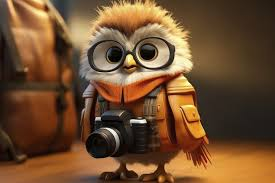
#> input picture image.png, 275 x 183 px, found by its file name
$ jupyter execute assignment1.ipynb
#> lines starting #> are read from the running program, lines starting #| are printed output that depends on the picture
[cell 1]
import cv2
import matplotlib.pyplot as plt

img1 = cv2.imread(r'D:\kathan\python_codes\7th sem\CV lab\Comuter-Vision-Lab\image.png')
#> img1 is the input picture: shape (183, 275, 3); mean B, G, R 47.6, 78.1, 112.4
plt.imshow(img1)

image_type = type(img1)
shape = img1.shape
#> shape = (183, 275, 3)
img_height = shape[0]
#> img_height = 183
img_width = shape[1]
#> img_width = 275
channels= shape[2]
#> channels = 3
data_type = img1.dtype
size = img1.size
#> size = 150975
min_pixel_val = img1.min()
#> min_pixel_val = 0
max_pixel_val = img1.max()
#> max_pixel_val = 255
print("image type:",image_type)
print("imgage shape:",shape)
#| imgage shape: (183, 275, 3)
print('Image height:',img_height)
#| Image height: 183
print('image width', img_width)
#| image width 275
print("no of channels",channels )
#| no of channels 3
print("data type", data_type)
#| data type uint8
print("image size", size)
#| image size 150975
print("minimum pixel value", min_pixel_val)
#| minimum pixel value 0
print("maximum pixel value", max_pixel_val)
#| maximum pixel value 255


#split into channel

b,g,r = cv2.split(img1)
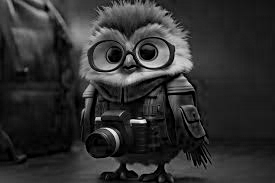
#> b: shape (183, 275); min 0, max 248, mean 47.6
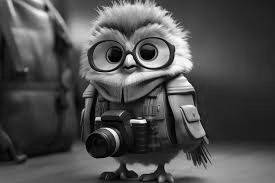
#> g: shape (183, 275); min 0, max 255, mean 78.1
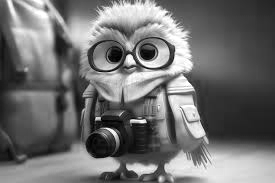
#> r: shape (183, 275); min 0, max 255, mean 112.4
print("blue channel shape", b.shape)
#| blue channel shape (183, 275)

print("Green channel shape:", g.shape)
#| Green channel shape: (183, 275)
print("Red channel shape:", r.shape)
#| Red channel shape: (183, 275)

# Average pixel value per channel
mean_bgr = cv2.mean(img1)
#> mean_bgr = (47.63, 78.14, 112.4, 0)
print("\n=== Mean Pixel Values ===")
print(f"Mean Blue: {mean_bgr[0]:.2f}")
#| Mean Blue: 47.63
print(f"Mean Green: {mean_bgr[1]:.2f}")
#| Mean Green: 78.14
print(f"Mean Red: {mean_bgr[2]:.2f}")
#| Mean Red: 112.42

gray = cv2.cvtColor(img1, cv2.COLOR_BGR2GRAY)
min_val, max_val, min_loc, max_loc = cv2.minMaxLoc(gray)
#> min_val = 0; max_val = 254; min_loc = (116, 57); max_loc = (140, 120)
print("\n=== Min/Max in Grayscale ===")
print(f"Min value: {min_val} at location {min_loc}")
#| Min value: 0.0 at location (116, 57)
print(f"Max value: {max_val} at location {max_loc}")
#| Max value: 254.0 at location (140, 120)

[cell 2]
#converting image to new formate

img_rgb= cv2.cvtColor(img1, cv2.COLOR_BGR2RGB)
plt.imshow(img_rgb)
cv2.imwrite("converted image.jpg",img1 )
#> Out = True

[cell 3]
# croping image:
cropped_img = img_rgb[20:150, 100:400]
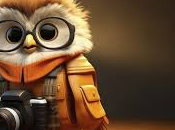
#> cropped_img: shape (130, 175, 3); mean R, G, B 103.3, 75.3, 49.2
plt.imshow(cropped_img)

[cell 4]
# thumbnailing image:

from PIL import Image

img2 = Image.open(r'D:\kathan\python_codes\7th sem\CV lab\Comuter-Vision-Lab\image.png')
img2.thumbnail((100,100))
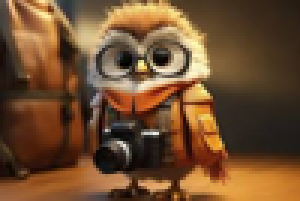
#> img2: PIL image 100x67 RGB (shown 3 times larger); mean R, G, B 112.4, 78.1, 47.6

plt.imshow(img2)

[cell 5]
# splitting into channels

plt.figure(figsize=(10,6))

plt.subplot(1,3,1)
plt.imshow(r, cmap="Reds")
plt.axis("off")
plt.subplot(1,3,2)
plt.imshow(g, "Greens")
plt.axis("off")
plt.subplot(1,3,3)
plt.imshow(b, "Blues")
plt.axis("off")
